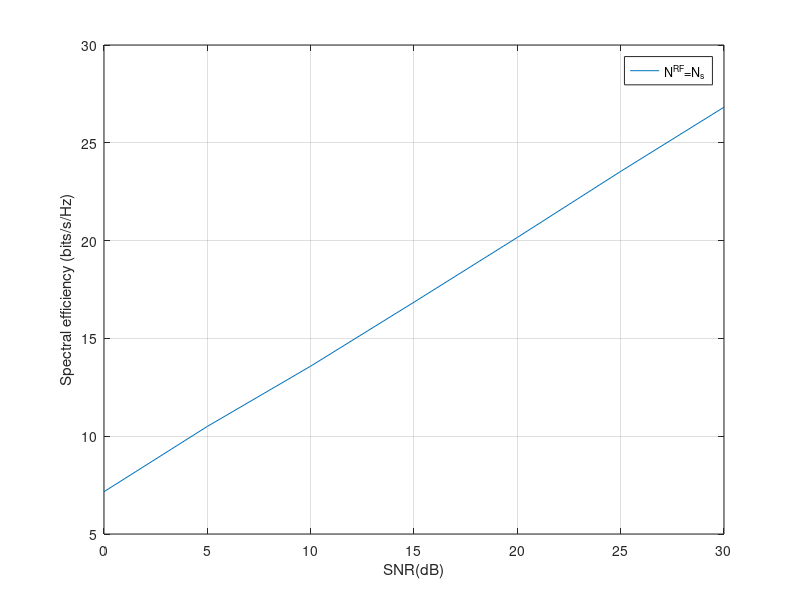

MATLAB code for this plot: (Note: this script raises an error after producing the figure.)
clear;
%% Project 1
N=10; % Number of antennas of the base station | 64 | 10
M=10; % Number of antennas of each user | 16 | 10
K=1; % Number of users
d=2; % Number data streams required by each user | 6 | 2 | 4
Ns=K*d; % Number of total data streams
L=15; % Number of paths (paper suggests 15)
SNR=0:5:30;   % -10:2:6 | 0:5:30
tolerance=1e-6;
num_mc=100; %   Number of Monte Carlo trials | 100 | 1000
phase_list=[1 exp(1j*pi)];
P=1;    % TODO change values to see if any effect

% Complex channel
H=zeros(N,M);   % TODO N*M or M*N?

% Commented out for part D ↓
N_RF_list=Ns;    % Sec. IV assumes N_RF=Nt_RF=Nr_RF preserves generality
R_list=zeros(1,length(SNR));
R_quant_list=zeros(1,length(SNR));
% Commented out for part D ↑

% Commented out for part ABC ↓
%N_RF_list=[Ns, Ns+1, Ns+3];
%R_list=zeros(3,length(SNR));
%R_quant_list=zeros(3,length(SNR));
% Commented out for part ABC ↑


for i_nrf=1:length(N_RF_list)

    N_RF=N_RF_list(i_nrf)
    Nt_RF=N_RF;   % Number of transmit RF chains
    Nr_RF=N_RF;   % Number of receive RF chains
    % NOTE Nt_RF=Nr_RF=N_RF, the total number of RF chains is 2*N_RF which
    % satisfies "if the number of RF chains is twice the total number of data streams, the
    % hybrid beamforming structure can realize any fully digital beamformer exactly"

    % Initialize Tx precoder and combiner
    V_D=zeros(Nt_RF,Ns);    % (14)    
    V_RF=zeros(N,Nt_RF);    % (11)
    Vt=V_RF*V_D;
    

    for i_snr=1:length(SNR)
        i_snr
        SNR_lin=10^(SNR(i_snr)/10);
        sigma=sqrt(P/SNR_lin);
        R=0;
        R_quant=0;
    
        for i_mc=1:num_mc
            i_mc
            H=zeros(M,N);
            for l=1:L
                alpha=sqrt(1/2)*(randn(1,1)+1j*randn(1,1));
                phi_r=2*pi*randn(1,1);
                phi_t=2*pi*randn(1,1);
                a_r=transpose(exp(1j*pi*(0:M-1)*sin(phi_r))/sqrt(M));
                a_t=transpose(exp(1j*pi*(0:N-1)*sin(phi_t))/sqrt(N));
                H=H+alpha*a_r*a_t';
            end
            H=sqrt(N*M/L)*H;
            F1=H'*H;
            
            
            %% Part 1: IV.B RF Precoder Design for N_RF=Ns
    
            % Necessary parameters
            V_RF=ones(N,N_RF);
            V_RF_quant=ones(N,N_RF);
    
            % Translating algorithm 1 to design V_RF
            not_converge_inf=1;
            not_converge_1bit=1;
    
            % Convergence loop for infinite phase shifter
            while not_converge_inf
                for j=1:N_RF
                    V_RF_noj=V_RF;
                    V_RF_noj(:,j)=[];
                    C_j=eye(Nr_RF-1,Nr_RF-1)+(SNR_lin/N/N_RF)*V_RF_noj'*F1*V_RF_noj;
                    G_j=(SNR_lin/N/N_RF)*F1-(SNR_lin/N/N_RF)^2*F1*V_RF_noj*pinv(C_j)*V_RF_noj'*F1;
                    for i=1:N
                        eta_ij=0;
                        for l=1:N
                            if l~=i
                                eta_ij=eta_ij+G_j(i,l)*V_RF(l,j);
                            end
                        end
                        % Infinite phase shifter
                        if eta_ij==0
                            V_RF(i,j)=1;
                        else
                            V_RF(i,j)=eta_ij/abs(eta_ij);
                        end
                    end
                end
                % Check convergence
                if abs(abs(V_RF).^2-ones(N,Nr_RF)) < tolerance*ones(N,Nr_RF) 
                    not_converge_inf=0;
                end
            end
            
            % Convergence loop for 1-bit phase shifter
            while not_converge_1bit 
                for j=1:N_RF
                    V_RF_noj=V_RF;
                    V_RF_noj(:,j)=[];
                    C_j=eye(Nr_RF-1,Nr_RF-1)+(SNR_lin/N/N_RF)*V_RF_noj'*F1*V_RF_noj;
                    G_j=(SNR_lin/N/N_RF)*F1-(SNR_lin/N/N_RF)^2*F1*V_RF_noj*pinv(C_j)*V_RF_noj'*F1;
                    for i=1:N
                        eta_ij=0;
                        for l=1:N
                            if l~=i
                                eta_ij=eta_ij+G_j(i,l)*V_RF(l,j);
                            end
                        end
                        % 1-bit resolution phase shifter
                        min_abs_sq=10000;
                        V_RF_quant_min=V_RF(i,j);
                        for i_phase=1:length(phase_list)
                            candidate=abs(phase_list(i_phase)-eta_ij/abs(eta_ij))^2;
                            if candidate<min_abs_sq
                                min_abs_sq=candidate;
                                V_RF_quant_min=phase_list(i_phase);
                            end
                        end
                        V_RF_quant(i,j)=V_RF_quant_min;
                    end
                end
                % Check convergence
                if abs(abs(V_RF_quant).^2-ones(N,Nr_RF)) < tolerance*ones(N,Nr_RF) 
                    not_converge_1bit=0;
                end
            end
            
        
        
            %% Part 2: IV.A. Digital Precoder Design for N_RF=Ns
            Q=V_RF'*V_RF;
            Q_quant=V_RF_quant'*V_RF_quant;
            Heff=H*V_RF;
            Heff_quant=H*V_RF_quant;
            [Left,Delta,U_e]=svd(Heff*pinv(sqrtm(Q)));  % TODO U_e' ?
            [Left_quant,Delta_quant,U_e_quant]=svd(Heff_quant*pinv(sqrtm(Q_quant)));
            % REF https://scicoding.com/water-filling-algorithm-in-depth-explanation/#:~:text=Water%2Dfilling%20is%20a%20generic,in%20a%20technical%20sense%2C%20orthogonal
            % REF https://zhuanlan.zhihu.com/p/502453127
            Delta(N_RF+1:M,:)=[];
            Delta_quant(N_RF+1:M,:)=[];
            N0=sigma^2;    % NOTE MIMO.pdf one line below formula 7.12

            lambda_list=diag(Delta);
            lambda_list(Ns+1:end,:)=[];
            lambda_quant_list=diag(Delta_quant);
            lambda_quant_list(Ns+1:end,:)=[];
            lambda_sq_list=lambda_list.^2;
            lambda_quant_sq_list=lambda_quant_list.^2;
            
            % NOTE water-filling solution: refer to MIMO.pdf formula 7.11 and above
            % NOTE assume Nmin (mu?) interval (0, /2, /2, /2, ...)
            % to obtain Nmin
            Nmin=1;
            mu=0;
            while Nmin<Ns && ~(mu>=sigma^2/lambda_sq_list(Nmin) && mu<=sigma^2/lambda_sq_list(Nmin+1))   % TODO >= <= or > < ?
                Nmin=Nmin+1;
                mu=(P+sum(sigma^2./lambda_sq_list(1:Nmin)))/Nmin;   % TODO ./!!!
            end
            Nmin_quant=1;
            mu_quant=0;
            while Nmin_quant<Ns && ~(mu_quant>=sigma^2/lambda_sq_list(Nmin_quant) && mu_quant<=sigma^2/lambda_sq_list(Nmin_quant+1))   % TODO >= <= or > < ?
                Nmin_quant=Nmin_quant+1;
                mu_quant=(P+sum(sigma^2./lambda_quant_sq_list(1:Nmin_quant)))/Nmin_quant;   % TODO ./!!!
            end
            P_star_list=max(mu-N0./lambda_sq_list,0);
            P_star_list(Nmin+1:end)=[];
            P_star_quant_list=max(mu_quant-N0./lambda_quant_sq_list,0);
            P_star_quant_list(Nmin_quant+1:end)=[];

            Gamma_e=diag([transpose(sqrt(P_star_list)) zeros(1,N_RF-Nmin)]);
            Gamma_e_quant=diag([transpose(sqrt(P_star_quant_list)) zeros(1,N_RF-Nmin_quant)]);
            V_D=pinv(sqrtm(Q))*U_e*Gamma_e;
            V_D_quant=pinv(sqrtm(Q_quant))*U_e_quant*Gamma_e_quant;
        

            
        
        
            %% Part 3: IV.C Hybrid Combining Design for N_RF=NS
            
            % Necessary parameters
            W_RF=ones(M,N_RF);
            W_RF_quant=ones(M,N_RF);
            Vt=V_RF*V_D;
            Vt_quant=V_RF_quant*V_D_quant;
            F2=H*(Vt)*Vt'*H';
            F2_quant=H*(Vt_quant)*Vt_quant'*H';
        
            % Translating algorithm 1 to design W_RF for infinite phase shifter
            not_converge_inf=1;
            while not_converge_inf
                for j=1:N_RF
                    W_RF_noj=W_RF;
                    W_RF_noj(:,j)=[];
                    big=W_RF_noj'*F2*W_RF_noj;
                    C_j=eye(size(big))+(1/M/sigma^2)*big;
                    G_j=(1/M/sigma^2)*F2-(1/M/sigma^2)^2*F2*W_RF_noj*pinv(C_j)*W_RF_noj'*F2;
                    for i=1:M
                        eta_ij=0;
                        for l=1:M
                            if l~=i
                                eta_ij=eta_ij+G_j(i,l)*W_RF(l,j);
                            end
                        end
                        if eta_ij==0
                            W_RF(i,j)=1;
                        else
                            W_RF(i,j)=eta_ij/abs(eta_ij);
                        end
                    end
                end
                % Check convergence
                if abs(abs(W_RF).^2-ones(M,N_RF)) < tolerance*ones(M,N_RF) 
                    not_converge_inf=0;
                end
            end
    
            %  Translating algorithm 1 to design W_RF for 1-bit resolution phase shifter
            not_converge_1bit=1;
            while not_converge_1bit
                for j=1:N_RF
                    W_RF_noj_quant=W_RF_quant;
                    W_RF_noj_quant(:,j)=[];
                    big_quant=W_RF_noj_quant'*F2_quant*W_RF_noj_quant;
                    C_j_quant=eye(size(big_quant))+(1/M/sigma^2)*big_quant;
                    G_j_quant=(1/M/sigma^2)*F2_quant-(1/M/sigma^2)^2*F2_quant*W_RF_noj_quant*pinv(C_j_quant)*W_RF_noj_quant'*F2_quant;
                    for i=1:M
                        eta_ij_quant=0;
                        for l=1:M
                            if l~=i
                                eta_ij_quant=eta_ij_quant+G_j_quant(i,l)*W_RF_quant(l,j);
                            end
                        end
                        if eta_ij_quant==0
                            W_RF_quant(i,j)=1;
                        else
                            W_RF_quant(i,j)=eta_ij_quant/abs(eta_ij_quant);
                        end
                    end
                end
                % Check convergence
                if abs(abs(W_RF_quant).^2-ones(M,N_RF)) < tolerance*ones(M,N_RF) 
                    not_converge_1bit=0;
                end
            end
        
            % Design W_D
            J=W_RF'*H*(Vt)*Vt'*H'*W_RF+sigma^2*(W_RF')*W_RF;
            J_quant=W_RF_quant'*H*(Vt_quant)*Vt_quant'*H'*W_RF_quant+sigma^2*(W_RF_quant')*W_RF_quant;
            W_D=pinv(J)*W_RF'*H*Vt;
            W_D_quant=pinv(J_quant)*W_RF_quant'*H*Vt_quant;
            Wt=W_RF*W_D;
            Wt_quant=W_RF_quant*W_D_quant;
    
            % Spectral efficiency
            R=R+log2(det(eye(M,M)+(Wt*pinv(Wt'*Wt)*Wt'*H*(Vt)*Vt'*H')/sigma^2));
            R_quant=R_quant+log2(det(eye(M,M)+(Wt_quant*pinv(Wt_quant'*Wt_quant)*Wt_quant'*H*(Vt_quant)*Vt_quant'*H')/sigma^2));
            
        
            
            
            
    
    
        end

        % Commented out for part D ↓
        R_list(i_snr)=R/num_mc;
        R_quant_list(i_snr)=R_quant/num_mc;
        % Commented out for part D ↑
        
        % Commented out for part ABC ↓
        %R_list(i_nrf,i_snr)=R/num_mc;
        %R_quant_list(i_nrf,i_snr)=R_quant/num_mc;
        % Commented out for part ABC ↑
    
    end
end


figure;
plot(SNR,R_list);
grid on;
xlabel("SNR(dB)");
ylabel("Spectral efficiency (bits/s/Hz)");
legend("N^{RF}=N_{s}","N^{RF}=N_{s}+1","N^{RF}=N_{s}+3");
title("SNR vs. Spectral Efficiency (Infinite phase shifter, "+N+"*"+M+" MIMO, single user, Ns="+Ns+")");

% Comment out for result 1 ↓
figure;
plot(SNR,R_quant_list);
grid on;
xlabel("SNR(dB)");
ylabel("Spectral efficiency (bits/s/Hz)");
legend("N^{RF}=N_{s}","N^{RF}=N_{s}+1","N^{RF}=N_{s}+3");
title("SNR vs. Spectral Efficiency (1-bit phase shifter, "+N+"*"+M+" MIMO, single user, Ns="+Ns+")");
% Comment out for result 1 ↑


